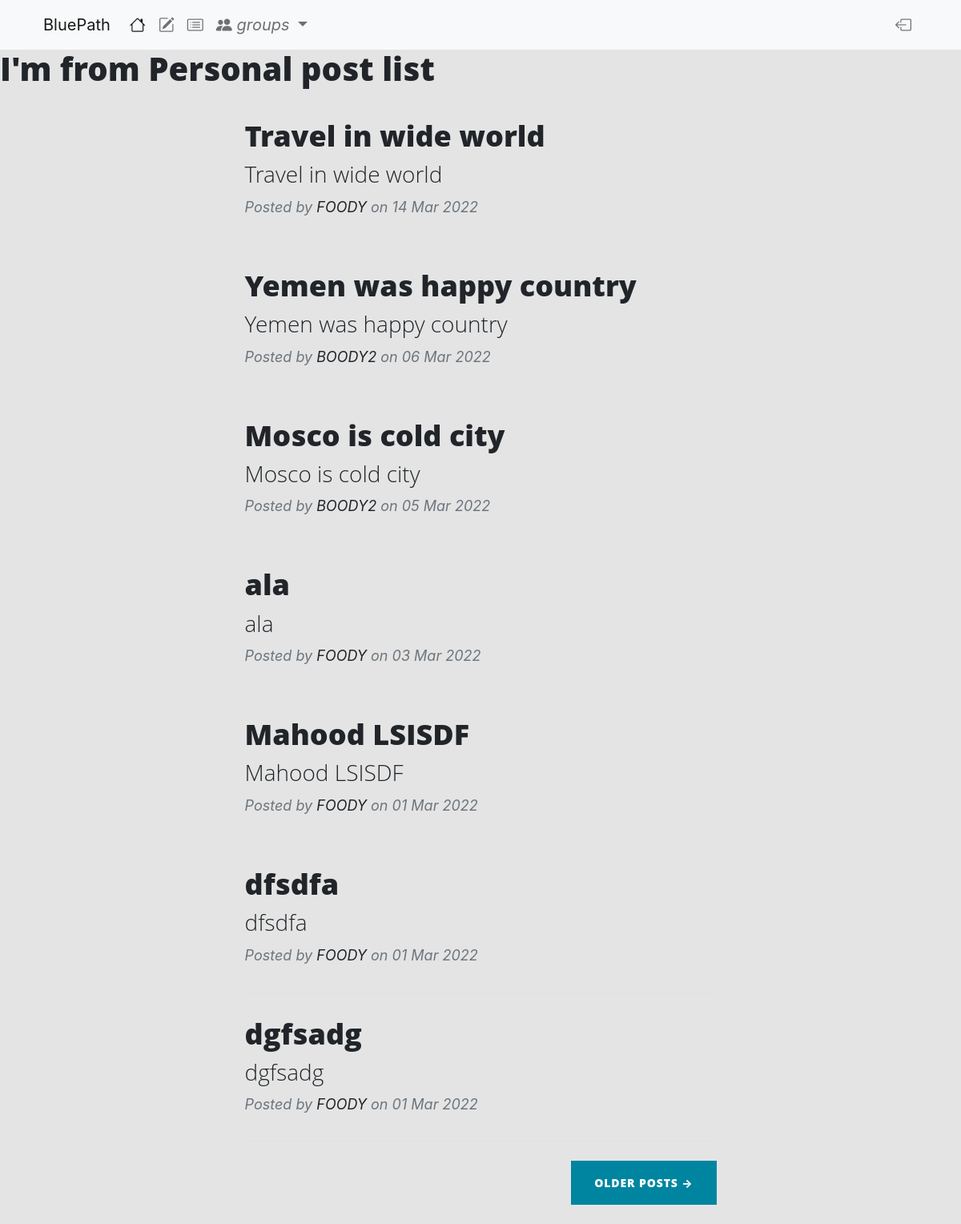
/posts/personalpost/ (signed in), run on the app's committed database.
### posts/models.py (models this page shows, shortened)
class PersonalPost(models.Model):
    author = models.ForeignKey(User, related_name='personalposts', on_delete=models.CASCADE)
    title = models.CharField(max_length=200)
    text = models.TextField()
    create_date = models.DateTimeField(default=timezone.now)
    class Meta():
        ordering = ['-create_date']

### posts/views.py (the view)
# urls.py: path('personalpost/', views.PorsonalPostList.as_view(), name='personalpost'),
class PorsonalPostList(generic.ListView):
    model = models.PersonalPost
    def get_queryset(self):
        return models.PersonalPost.objects.filter(create_date__lte= timezone.now()).order_by('-create_date')

### posts/templates/posts/personalpost_list.html (shortened to what this page needs)
<!DOCTYPE html>
{% extends 'posts/post_base.html' %}
{% load bootstrap5 %}
{% block body_blcok %}
<h1>I'm from Personal post list</h1>
<div class="centerstage">
    <div class="container px-4 px-lg-5">
        <div class="row gx-4 gx-lg-5 justify-content-center">
            <div class="col-md-10 col-lg-8 col-xl-7">
                {% for post in personalpost_list %}
                <div class="post-preview">
                    <a href="{% url 'posts:post_detail' pk=post.pk %}">
                        <h2 class="post-title">{{post.title}}</h2>
                        <h3 class="post-subtitle">{{post.title}}</h3>
                    </a>
                    <p class="post-meta">
                        Posted by
                        <a href="#!">{{post.author}}</a>
                        on {{post.create_date|date:'d M Y'}}
                    </p>
                </div>
                <hr class="my-4" />
            {% endfor %}
                <div class="d-flex justify-content-end mb-4"><a class="btn btn-primary text-uppercase" href="#!">Older Posts →</a></div>
            </div>
        </div>
    </div>
{% endblock %}

### data on the page
PersonalPost: title "Travel in wide world", author "FOODY", create_date "14 Mar 2022"
PersonalPost: title "Yemen was happy country", author "BOODY2", create_date "06 Mar 2022"
PersonalPost: title "Mosco is cold city", author "BOODY2", create_date "05 Mar 2022"
PersonalPost: title "ala", author "FOODY", create_date "03 Mar 2022"
PersonalPost: title "Mahood LSISDF", author "FOODY", create_date "01 Mar 2022"
PersonalPost: title "dfsdfa", author "FOODY", create_date "01 Mar 2022"
PersonalPost: title "dgfsadg", author "FOODY", create_date "01 Mar 2022"
